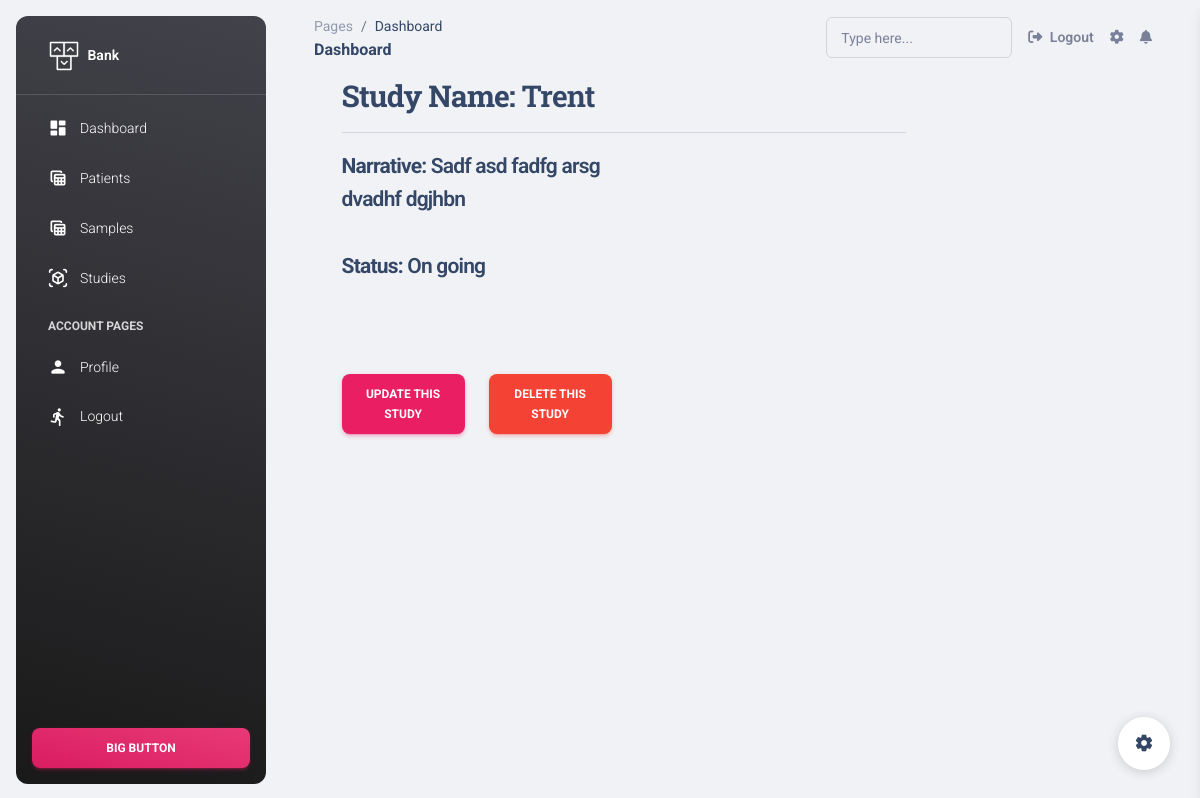
Screenshot of /2/details/ with the database file from the repository.
### apps/home/models.py (models this page shows, shortened)
class Study(models.Model):
    statuses = [("On going","On going"),("Ended","Ended"),("n/a","n/a")]
    id = models.AutoField(primary_key=True)
    name = models.CharField(max_length=200)
    narrative_name= models.CharField(max_length=500, default="sadf asd fadfg arsg dvadhf dgjhbn")
    status = models.CharField(choices=statuses,max_length=200, default="On going")

### apps/home/views.py (the view)
# urls.py: re_path(r'^(?P<studyid>\d+)/details/$',views.studyDetails, name='studyDetails'),
def studyDetails(request,studyid):
    study = get_object_or_404(Study, id=studyid)
    context={'study':study}
    context['PatientTabActive'] = True
    return render(request, 'studies/view_study.html', context)

### apps/context_processors.py (called while the page is built)
def cfg_assets_root(request):
    return { 'ASSETS_ROOT' : settings.ASSETS_ROOT }

### apps/templates/studies/view_study.html (shortened to what this page needs)
{% extends 'layouts/base.html' %}
{% load humanize %}
{% block content %}
    <div style="margin-left: 6%;" class="row">
        <div class="col-md-offset-2 col-md-8">
            {% if study %}
            <h3><b>Study Name: </b>{{study.name}}</h3><hr>
            <div class="row">
                <div class="col-md-6">
                <h4><small><b>Narrative: </b> {{study.narrative_name|capfirst}}</h4><br>
                <h4><small><b>Status: </b> {{study.status}}</h4>
                </div>
            </div>
    <div style="margin-top: 15%;" class="row">
                    <div class="col-md-3">
                                    <a href="{% url 'edit_study' study.id %}" class="btn btn-primary pull-right">Update This Study </a>
                                </div>
                                <div class="col-md-3">
                                    <a href="{% url 'remove_study' study.id %}" class="btn btn-danger pull-right">Delete This Study</a>
                                </div>
        </div>
            {% else %}
                <h3>Not available</h3>
            {% endif %}
        </div>
    </div>
{% endblock %}

### rows the page displays
Study: name "Trent", narrative_name "Sadf asd fadfg arsg dvadhf dgjhbn", status "On going"
